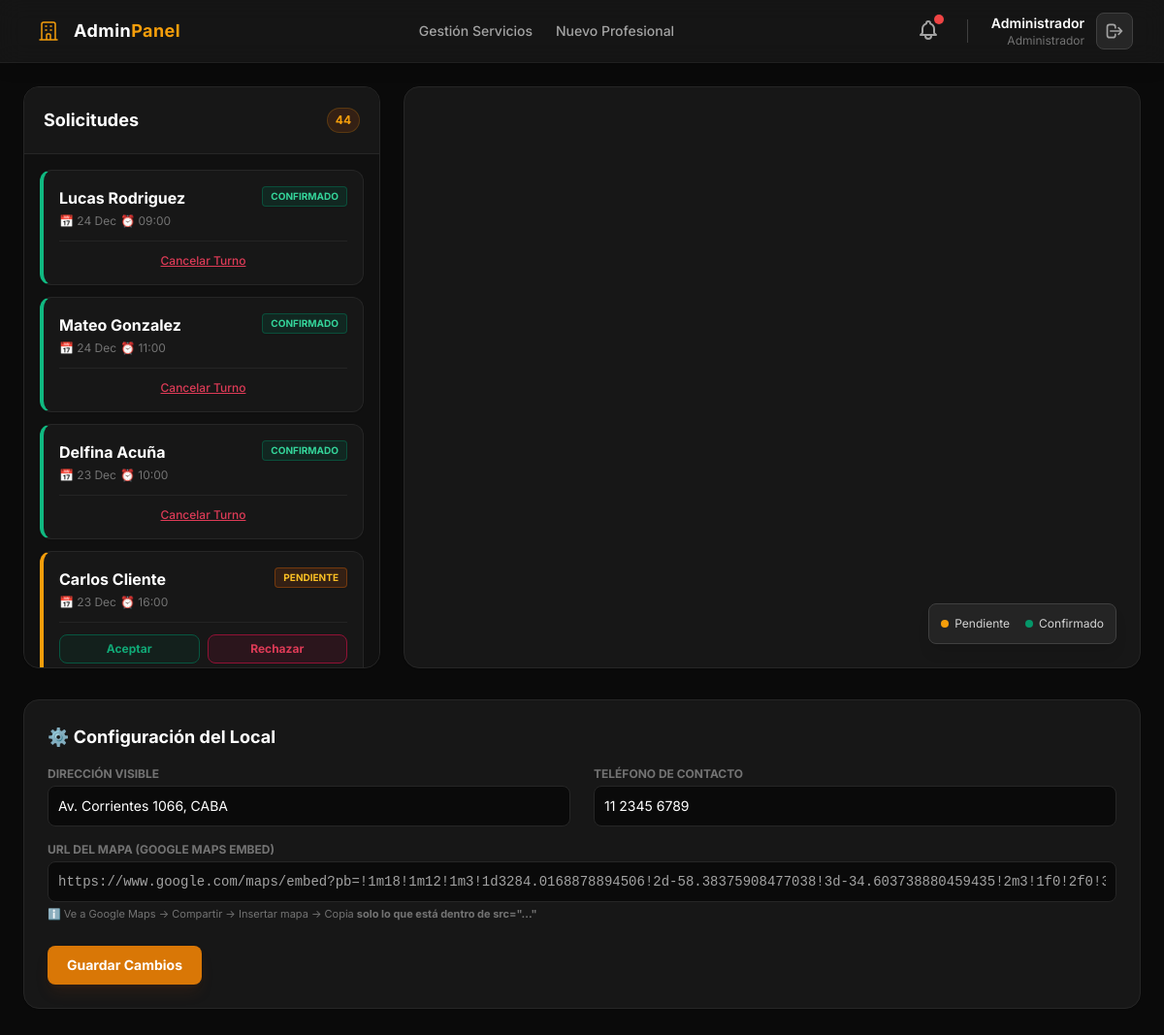
The app's page /controllers/AdminDashboard.php (signed in) with its own data.
### tables this page shows
CREATE TABLE `turnos` (
  `id` int(11) NOT NULL,
  `usuario_id` int(11) NOT NULL,
  `fecha` date NOT NULL,
  `hora` time NOT NULL,
  `servicio` varchar(100) NOT NULL,
  `created_at` timestamp NOT NULL DEFAULT current_timestamp(),
  `estado` varchar(20) DEFAULT 'pendiente',
  `servicio_id` int(11) DEFAULT NULL,
  `peluquero_id` int(11) DEFAULT NULL
);

CREATE TABLE `usuarios` (
  `id` int(11) NOT NULL,
  `nombre` varchar(100) NOT NULL,
  `rol` enum('Administrador','Cliente','Peluquero') NOT NULL DEFAULT 'Cliente',
  `email` varchar(255) NOT NULL,
  `password_hash` varchar(255) NOT NULL,
  `fecha_registro` timestamp NOT NULL DEFAULT current_timestamp(),
  `intentos_fallidos` int(11) DEFAULT 0,
  `bloqueado_hasta` datetime DEFAULT NULL,
  `foto` varchar(255) DEFAULT NULL,
  `telefono` varchar(20) DEFAULT NULL,
  `biografia` text DEFAULT NULL
);

### controllers/AdminDashboard.php (called while the page is built, shortened)
<?php
require_once '../models/Turno.php';
require_once '../models/Notificacion.php';
require_once '../models/Configuracion.php';
$turnos = Turno::obtenerTodos();
$notificaciones = Notificacion::obtenerNoLeidas($_SESSION['usuario_id']);
$config = Configuracion::obtenerTodo();
require '../views/admin_dashboard.php';
?>

### models/Notificacion.php (called while the page is built, shortened)
<?php
require_once __DIR__ . '/../config/conexion_db.php';
class Notificacion {
    public static function obtenerNoLeidas($usuario_id) {
        global $pdo;
        $stmt = $pdo->prepare("SELECT * FROM notificaciones WHERE usuario_id = ? AND leido = 0 ORDER BY creado_en DESC");
        $stmt->execute([$usuario_id]);
        return $stmt->fetchAll(PDO::FETCH_ASSOC);
    }
}
?>

### models/Turno.php (called while the page is built, shortened)
<?php
require_once __DIR__ . '/../config/conexion_db.php';
class Turno {
    public static function obtenerTodos() {
        global $pdo;
        $sql = "SELECT t.id, t.fecha, t.hora, t.estado, u.nombre
                FROM turnos t
                JOIN usuarios u ON t.usuario_id = u.id
                ORDER BY t.fecha DESC, t.hora ASC";
        $stmt = $pdo->query($sql);
        return $stmt->fetchAll(PDO::FETCH_ASSOC);
    }
}
?>

### models/Configuracion.php (called while the page is built, shortened)
<?php
require_once __DIR__ . '/../config/conexion_db.php';
class Configuracion {
    public static function obtenerTodo() {
        global $pdo;
        $stmt = $pdo->query("SELECT clave, valor FROM configuracion");
        return $stmt->fetchAll(PDO::FETCH_KEY_PAIR);
    }
}
?>

### views/admin_dashboard.php (the view, shortened to what this page needs)
<!DOCTYPE html>
<html lang="es">
<head>
    <script src="https://cdn.tailwindcss.com"></script>
</head>
<body class="bg-neutral-950 text-neutral-300 h-screen flex flex-col overflow-hidden selection:bg-amber-500 selection:text-white">
    <header class="bg-neutral-900/90 backdrop-blur-md border-b border-white/5 shadow-lg shrink-0 z-20">
        <div class="max-w-7xl mx-auto px-4 sm:px-6 lg:px-8 h-16 flex items-center justify-between">
            <div class="flex items-center gap-2">
                <div class="text-amber-500 p-1.5 rounded-lg">
                    <svg class="w-6 h-6" fill="none" stroke="currentColor" viewBox="0 0 24 24"><path stroke-linecap="round" stroke-linejoin="round" stroke-width="1.5" d="M19 21V5a2 2 0 00-2-2H7a2 2 0 00-2 2v16m14 0h2m-2 0h-5m-9 0H3m2 0h5M9 7h1m-1 4h1m4-4h1m-1 4h1m-5 10v-5a1 1 0 011-1h2a1 1 0 011 1v5m-4 0h4"></path></svg>
                </div>
                <h1 class="text-lg font-bold tracking-wide text-white">Admin<span class="text-amber-500">Panel</span></h1>
            </div>
            <div class="hidden md:flex items-center gap-6">
                <a href="../views/admin_servicios.php" class="text-neutral-400 hover:text-amber-500 text-sm font-medium transition">Gestión Servicios</a>
                <a href="../views/admin_crear_peluquero.php" class="text-neutral-400 hover:text-amber-500 text-sm font-medium transition">Nuevo Profesional</a>
            </div>
            <div class="flex items-center gap-4">
                <div class="relative group">
                    <button class="text-neutral-400 hover:text-white relative focus:outline-none p-1 transition">
                        <?php if(count($notificaciones) > 0): ?>
                            <span class="absolute top-0 right-0 block h-2.5 w-2.5 rounded-full bg-red-500 ring-2 ring-neutral-900"></span>
                        <?php endif; ?>
                    </button>
                </div>
                <div class="flex items-center gap-3">
                    <div class="text-right hidden sm:block">
                        <p class="text-sm font-semibold text-white"><?php echo htmlspecialchars($_SESSION['nombre'] ?? 'Admin'); ?></p>
                        <p class="text-xs text-neutral-500">Administrador</p>
                    </div>
                    <a href="../controllers/auth_logout.php" class="bg-neutral-800 hover:bg-red-900/50 text-neutral-400 hover:text-red-400 p-2 rounded-lg transition border border-neutral-700 hover:border-red-800" title="Salir">
                        <svg class="w-5 h-5" fill="none" stroke="currentColor" viewBox="0 0 24 24"><path stroke-linecap="round" stroke-linejoin="round" stroke-width="2" d="M17 16l4-4m0 0l-4-4m4 4H7m6 4v1a3 3 0 01-3 3H6a3 3 0 01-3-3V7a3 3 0 013-3h4a3 3 0 013 3v1"></path></svg>
                    </a>
                </div>
            </div>
        </div>
    </header>
    <div class="flex-1 overflow-y-auto p-4 lg:p-6 max-w-7xl mx-auto w-full custom-scroll">
        <div class="grid grid-cols-1 lg:grid-cols-12 gap-6 mb-8 h-[600px]">
            <div class="lg:col-span-4 bg-neutral-900 rounded-2xl shadow-sm border border-neutral-800 flex flex-col h-full overflow-hidden">
                <div class="p-5 border-b border-neutral-800 bg-neutral-900 flex justify-between items-center">
                    <h2 class="font-bold text-white text-lg">Solicitudes</h2>
                    <span class="bg-amber-900/30 text-amber-500 text-xs font-bold px-2 py-1 rounded-full border border-amber-500/20"><?php echo count($turnos); ?></span>
                </div>
                <div class="overflow-y-auto flex-1 p-4 custom-scroll space-y-3 bg-neutral-950/50">
                    <?php if(count($turnos) > 0): ?>
                        <?php foreach ($turnos as $t): ?>
                            <?php
                                $borde = 'border-l-amber-500';
                                $bgBadge = 'bg-amber-900/30 text-amber-400 border border-amber-700/50';
                                $estado = 'Pendiente';
                                if($t['estado'] == 'confirmado') {
                                    $borde = 'border-l-emerald-500';
                                    $bgBadge = 'bg-emerald-900/30 text-emerald-400 border border-emerald-700/50';
                                    $estado = 'Confirmado';
                                }
                                if($t['estado'] == 'cancelado' || $t['estado'] == 'cancelado_cliente') {
                                    $borde = 'border-l-rose-500';
                                    $bgBadge = 'bg-rose-900/30 text-rose-400 border border-rose-700/50';
                                    $estado = 'Cancelado';
                                }
                            ?>
                            <div class="bg-neutral-900 p-4 rounded-xl shadow-sm border border-neutral-800 border-l-4 <?php echo $borde; ?> hover:border-neutral-700 transition duration-200 group">
                                <div class="flex justify-between items-start mb-2">
                                    <div>
                                        <h3 class="font-bold text-white"><?php echo htmlspecialchars($t['nombre']); ?></h3>
                                        <p class="text-xs text-neutral-500 flex items-center gap-1 mt-1">
                                            <span>📅 <?php echo date("d M", strtotime($t['fecha'])); ?></span>
                                            <span>⏰ <?php echo substr($t['hora'], 0, 5); ?></span>
                                        </p>
                                    </div>
                                    <span class="<?php echo $bgBadge; ?> text-[10px] uppercase font-bold px-2 py-0.5 rounded shadow-sm">
                                        <?php echo $estado; ?>
                                    </span>
                                </div>
                                <div class="flex gap-2 mt-3 pt-3 border-t border-neutral-800 opacity-90 group-hover:opacity-100 transition">
                                    <?php if($t['estado'] == 'pendiente'): ?>
                                        <button onclick="cambiarEstado(<?php echo $t['id']; ?>, 'confirmado')" class="flex-1 bg-emerald-900/20 hover:bg-emerald-900/40 text-emerald-500 py-1.5 rounded-lg text-xs font-bold transition border border-emerald-800 hover:border-emerald-600">
                                            Aceptar
                                        </button>
                                        <button onclick="cambiarEstado(<?php echo $t['id']; ?>, 'cancelado')" class="flex-1 bg-rose-900/20 hover:bg-rose-900/40 text-rose-500 py-1.5 rounded-lg text-xs font-bold transition border border-rose-800 hover:border-rose-600">
                                            Rechazar
                                        </button>
                                    <?php elseif($t['estado'] == 'confirmado'): ?>
                                        <button onclick="cambiarEstado(<?php echo $t['id']; ?>, 'cancelado')" class="w-full text-rose-500 hover:text-rose-400 text-xs font-medium underline text-center transition">
                                            Cancelar Turno
                                        </button>
                                    <?php endif; ?>
                                </div>
                            </div>
                        <?php endforeach; ?>
                    <?php else: ?>
                        <div class="flex flex-col items-center justify-center h-full text-neutral-500">
                            <p class="text-sm">No hay turnos registrados.</p>
                        </div>
                    <?php endif; ?>
                </div>
            </div>
            <div class="lg:col-span-8 bg-neutral-900 rounded-2xl shadow-sm border border-neutral-800 p-4 h-full flex flex-col relative">
                <div id='calendar' class="flex-1 z-0"></div>
                <div class="absolute bottom-6 right-6 bg-neutral-800/90 backdrop-blur p-3 rounded-lg shadow-lg border border-neutral-700 text-xs flex gap-4 z-10 text-neutral-300">
                    <div class="flex items-center gap-1.5"><span class="w-2 h-2 rounded-full bg-amber-500"></span> Pendiente</div>
                    <div class="flex items-center gap-1.5"><span class="w-2 h-2 rounded-full bg-emerald-600"></span> Confirmado</div>
                </div>
            </div>
        </div>
        <div class="bg-neutral-900 rounded-2xl shadow-sm border border-neutral-800 p-6 mb-10">
            <h3 class="text-lg font-bold text-white mb-4 flex items-center gap-2">
                ⚙️ Configuración del Local
            </h3>
            <form action="../controllers/AdminConfigController.php" method="POST" class="space-y-4">
                <div class="grid grid-cols-1 md:grid-cols-2 gap-6">
                    <div>
                        <label class="block text-xs font-bold text-neutral-500 uppercase mb-1">Dirección Visible</label>
                        <input type="text" name="direccion" value="<?php echo htmlspecialchars($config['direccion'] ?? ''); ?>"
                               class="w-full bg-neutral-950 border border-neutral-800 rounded-lg p-2.5 text-sm text-white focus:ring-1 focus:ring-amber-500 focus:border-amber-500 outline-none transition"
                               placeholder="Ej: Av. Corrientes 1234">
                    </div>
                    <div>
                        <label class="block text-xs font-bold text-neutral-500 uppercase mb-1">Teléfono de Contacto</label>
                        <input type="text" name="telefono" value="<?php echo htmlspecialchars($config['telefono'] ?? ''); ?>"
                               class="w-full bg-neutral-950 border border-neutral-800 rounded-lg p-2.5 text-sm text-white focus:ring-1 focus:ring-amber-500 focus:border-amber-500 outline-none transition"
                               placeholder="Ej: 11 2233 4455">
                    </div>
                </div>
                <div>
                    <label class="block text-xs font-bold text-neutral-500 uppercase mb-1">URL del Mapa (Google Maps Embed)</label>
                    <div class="flex gap-2">
                        <input type="text" name="mapa_url" value="<?php echo htmlspecialchars($config['mapa_url'] ?? ''); ?>"
                               class="flex-1 bg-neutral-950 border border-neutral-800 rounded-lg p-2.5 text-sm font-mono text-neutral-400 focus:ring-1 focus:ring-amber-500 focus:border-amber-500 outline-none transition"
                               placeholder="Pega aquí el enlace src=...">
                    </div>
                    <p class="text-[11px] text-neutral-500 mt-1">
                        ℹ️ Ve a Google Maps -> Compartir -> Insertar mapa -> Copia <b>solo lo que está dentro de src="..."</b>
                    </p>
                </div>
                <div class="pt-2">
                    <button type="submit" class="bg-amber-600 text-white px-5 py-2.5 rounded-lg text-sm font-bold hover:bg-amber-700 transition shadow-lg shadow-amber-900/20">
                        Guardar Cambios
                    </button>
                </div>
            </form>
        </div>
    </div>
</body>
</html>

### views/admin_dashboard.php (style rules this page uses)
body { font-family: 'Inter', sans-serif; }

### records on screen
turnos: usuario.nombre "Lucas Rodriguez", fecha "24 Dec", hora "09:00", estado "CONFIRMADO"
turnos: usuario.nombre "Mateo Gonzalez", fecha "24 Dec", hora "11:00", estado "CONFIRMADO"
turnos: usuario.nombre "Delfina Acuña", fecha "23 Dec", hora "10:00", estado "CONFIRMADO"
turnos: usuario.nombre "Carlos Cliente", fecha "23 Dec", hora "16:00", estado "PENDIENTE"

### other values on screen
$_SESSION['nombre'] "Administrador"
count($turnos) "44"
